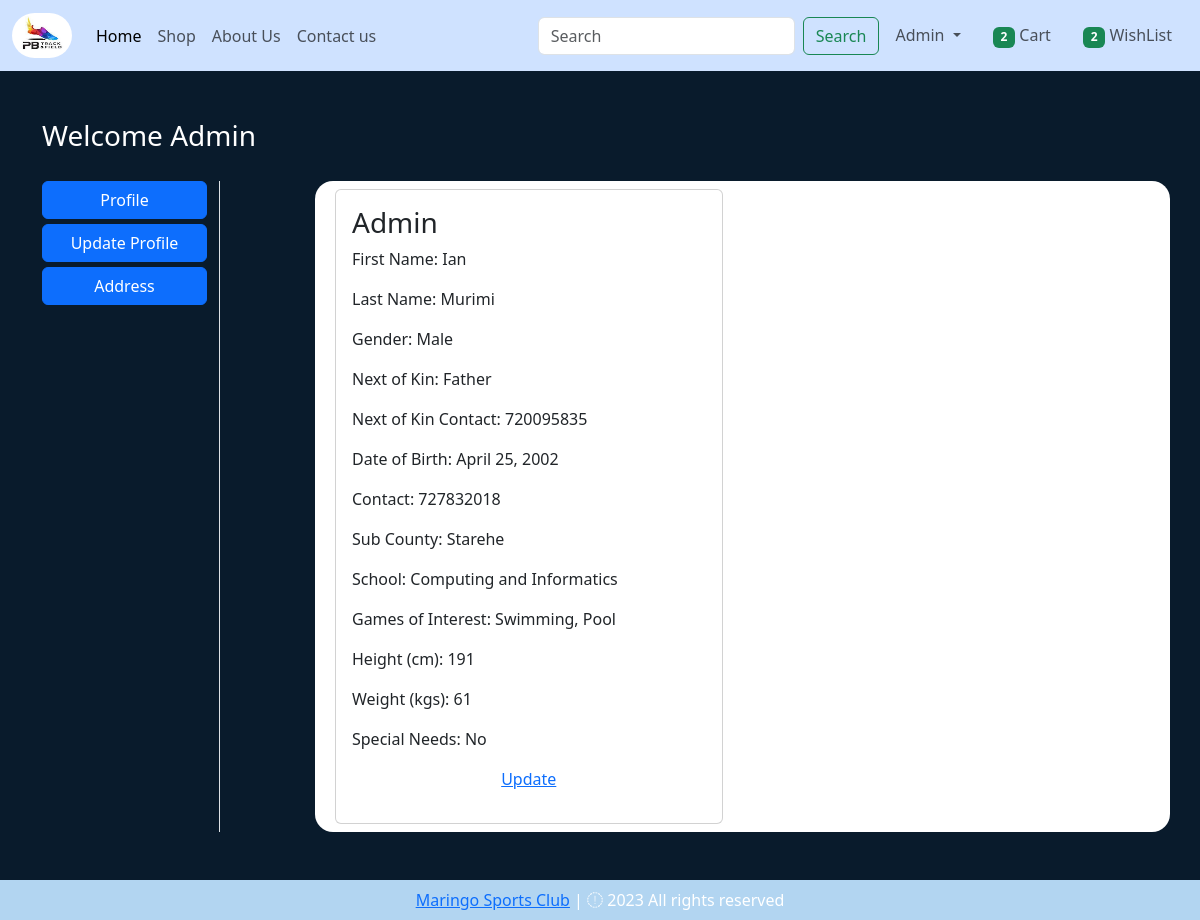
The page /profile/ (signed in) on the database as committed earlier.
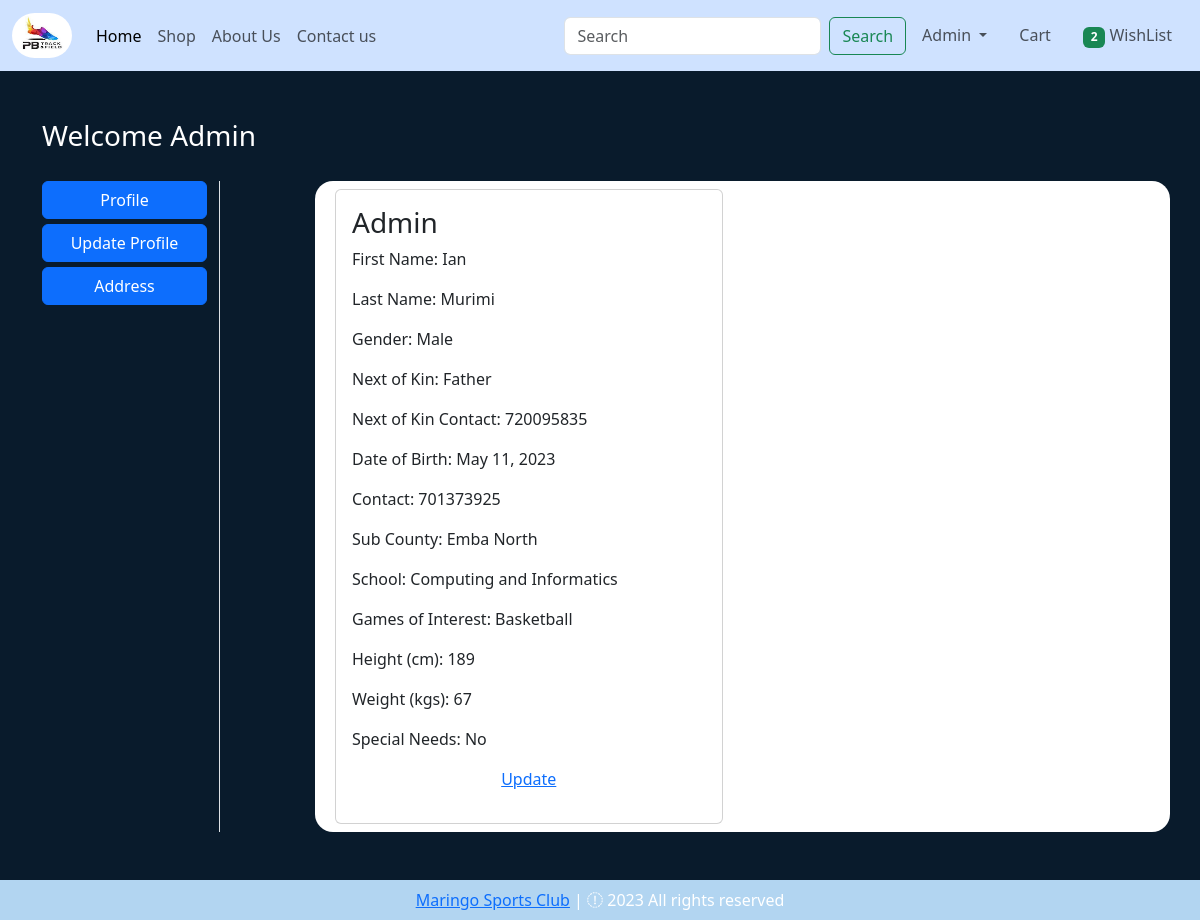
The same page on the database as committed later.
### app/models.py (models this page shows, shortened)
class CustomerDetails(models.Model):
    user = models.ForeignKey(User, on_delete=models.CASCADE)
    first_name = models.CharField(max_length=100)
    last_name = models.CharField(max_length=100)
    gender = models.CharField(choices=GENDER_CHOICES, max_length=6)
    next_of_kin = models.CharField(choices=NEXT_OF_KIN, max_length=10)
    next_of_kin_contact = models.IntegerField()
    date_of_birth = models.DateField()
    contact = models.IntegerField()
    sub_county = models.CharField(choices=SUB_COUNTIES, max_length=50)
    school = models.CharField(max_length=300)
    games_of_interest = MultiSelectField(choices=GAMES, max_length=100, max_choices=20)
    height_in_cm = models.IntegerField()
    weight_in_kgs = models.IntegerField()
    special_needs = models.CharField(choices=SPECIAL_NEEDS, max_length=3)

### app/views.py (the view)
# urls.py: path("profile/", views.profile, name='profile'),
@login_required
def profile(request):
    total_cart_items = get_total_cart_items(request)
    total_wishlist_items = get_total_wishlist_items(request)
    if request.user.is_authenticated:
        to_display = CustomerDetails.objects.filter(user=request.user)
    else:
        messages.warning(request, 'Login or Sign up to view Profile')
    return render(request, 'app/profile.html', locals())

### app/views.py (called while the page is built)
def get_total_cart_items(request):
    if request.user.is_authenticated:
        total = len(Cart.objects.filter(user=request.user))
        return total
    else:
        return 0

def get_total_wishlist_items(request):
    if request.user.is_authenticated:
        total = len(WishList.objects.filter(user=request.user))
        return total
    else:
        return 0

### app/templates/app/profile.html (shortened to what this page needs)
{% extends 'app/base.html' %}
{% load static %}
{% block main-content %}
<div class="container my-5">
    <div class="row">
        <h3 style="color: white;"> Welcome <span class="text-capitalize">{{ request.user | capfirst }}</span></h3>
        <div class="col-sm-2 border-end" style="margin-top: 20px;">
            <ul class="list-unstyled">
                <li class="d-grid"><a href="{% url 'profile' %}" class="btn  btn-primary">Profile</a></li>
                <li class="d-grid" style="margin-top: 5px;"><a href="{% url 'update-profile' %}" class="btn btn-primary">Update Profile</a></li>
                <li class="d-grid" style="margin-top: 5px;"><a href="{% url 'address' %}" class="btn btn-primary">Address</a></li>
            </ul>
        </div>
        <div class="col-sm-9 offset-sm-1" style="background-color: white; border-radius: 18px; margin-top: 20px;">
            <div class="row">
                {% for display in to_display %}
                <div class="col-sm-6">
                    <div class="card m-2">
                        <div class="card-body">
                            <h3>{{ display.user | capfirst }}</h3>
                            <p>First Name: {{ display.first_name }}</p>
                            <p>Last Name: {{ display.last_name }}</p>
                            <p>Gender: {{ display.gender }}</p>
                            <p>Next of Kin: {{ display.next_of_kin }}</p>
                            <p>Next of Kin Contact: {{ display.next_of_kin_contact }}</p>
                            <p>Date of Birth: {{ display.date_of_birth }}</p>
                            <p>Contact: {{ display.contact }}</p>
                            <p>Sub County: {{ display.sub_county }}</p>
                            <p>School: {{ display.school }}</p>
                            <p>Games of Interest: {{ display.games_of_interest }}</p>
                            <p>Height (cm): {{ display.height_in_cm }}</p>
                            <p>Weight (kgs): {{ display.weight_in_kgs }}</p>
                            <p>Special Needs: {{ display.special_needs }}</p>
                            <p class="text-center"><a href="{% url 'update-profile' %}">Update</a></p>
                        </div>
                    </div>
                </div>
                {% endfor %}
            </div>
        </div>
    </div>
</div>
{% endblock main-content %}

### app/templates/app/base.html (shortened to what this page needs)
<!DOCTYPE html>
{% load static %}
<html lang="en">
<head>
    <link href="https://cdn.jsdelivr.net/npm/bootstrap@5.3.0-alpha3/dist/css/bootstrap.min.css" rel="stylesheet">
    <link rel="stylesheet" href="{% static 'app/css/owl.carousel.min.css' %}">
    <link rel="stylesheet" href="{% static 'app/css/all.min.css' %}">
    <link rel="stylesheet" href="{% static 'app/css/style.css' %}">
    <link rel="stylesheet" href="https://cdnjs.cloudflare.com/ajax/libs/font-awesome/4.7.0/css/font-awesome.min.css">
</head>
<body style="background-color: #091b2c;">
    <nav class="navbar navbar-expand-lg nabar-dark bg-primary-subtle">
        <div class="container-fluid">
          <a class="navbar-brand" href="#">
            <img src="{% static 'app/images/logo1.jpg' %}" alt="logo" style="border-radius: 500px; height: 45px; width: 60px;">
          </a>
          <div class="collapse navbar-collapse" id="navbarSupportedContent">
            <ul class="navbar-nav me-auto mb-2 mb-lg-0">
              <li class="nav-item">
                <a class="nav-link active" aria-current="page" href="/">Home</a>
              </li>
              <li class="nav-item">
                <a class="nav-link text-grey" href="{% url 'shop' %}">Shop</a>
              </li>
              <li class="nav-item">
                <a class="nav-link text-grey" href="{% url 'about' %}">About Us</a>
              </li>
              <li class="nav-item">
                <a class="nav-link text-grey" href="{% url 'contact' %}">Contact us</a>
              </li>
            </ul>
            <form class="d-flex" role="search" action="/search">
              <input class="form-control me-2" name="search" type="search" placeholder="Search" aria-label="Search">
              <button class="btn btn-outline-success" type="submit">Search</button>
            </form>
          </div>
          {% if request.user.is_authenticated %}
          <ul class="navbar-nav me-auto mb-2 mb-lg-0">
            <li class="nav-item dropdown mx-2">
              <a class="nav-link dropdown-toggle text-grey" href="#" role="button", id="profileDropdown"
              data-bs-toggle="dropdown" aria-hidden="false" \>
                {{ request.user | capfirst }}
              </a>
            </li>
            <li class="nav-item mx-2">
              <a class="nav-link text-grey" href="{% url 'show-cart' %}"><span class="badge bg-success">{% if total_cart_items > 0 %} {{ total_cart_items }} {% endif %}</span> Cart</a>
            </li>
            <li class="nav-item mx-2">
              <a class="nav-link text-grey" href="{% url 'wishlist' %}"><span class="badge bg-success">{% if total_wishlist_items > 0 %} {{ total_wishlist_items }} {% endif %}</span> WishList</a>
            </li>
            {% else %}
              <a class="nav-link text-grey" style="margin: 0px 20px 0px 50px;" href="{% url 'login' %}">Login</a>
          </ul>
          {% endif %}
        </div>
      </nav>
    {% block main-content %}
    {% endblock main-content %}
    <footer class="container-fluid  text-center p-2 mt-5" style="background-color: rgb(178, 213, 241); color: white;">
      <a href="https://github.com/Frost-Codes">Maringo Sports Club</a> | <span><i class="fa-sharp fa-regular fa-copyright"></i></span> 2023 All rights reserved
    </footer>
</body>
</html>

Rows that differ between the two databases and show on the page:
changed CustomerDetails "Ian": date_of_birth "April 25, 2002" → "May 11, 2023"; contact "727832018" → "701373925"; sub_county "Starehe" → "Emba North"; games_of_interest "Swimming, Pool" → "Basketball"; height_in_cm "191" → "189"; weight_in_kgs "61" → "67"
Other text that changed with them:
{{ total_cart_items }}: "2" → (not shown)
